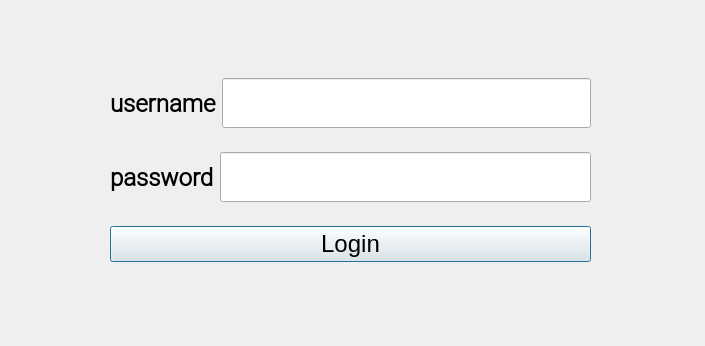
<?xml version="1.0" encoding="UTF-8"?>
<ui version="4.0">
 <class>Dialog</class>
 <widget class="QDialog" name="Dialog">
  <property name="geometry">
   <rect>
    <x>0</x>
    <y>0</y>
    <width>705</width>
    <height>346</height>
   </rect>
  </property>
  <property name="sizePolicy">
   <sizepolicy hsizetype="Fixed" vsizetype="Fixed">
    <horstretch>0</horstretch>
    <verstretch>0</verstretch>
   </sizepolicy>
  </property>
  <property name="windowTitle">
   <string>Login</string>
  </property>
  <property name="layoutDirection">
   <enum>Qt::LeftToRight</enum>
  </property>
  <widget class="QWidget" name="verticalLayoutWidget">
   <property name="geometry">
    <rect>
     <x>110</x>
     <y>60</y>
     <width>481</width>
     <height>221</height>
    </rect>
   </property>
   <layout class="QVBoxLayout" name="verticalLayout">
    <item>
     <layout class="QHBoxLayout" name="horizontalLayout">
      <item>
       <widget class="QLabel" name="label">
        <property name="font">
         <font>
          <family>Roboto Light</family>
          <pointsize>18</pointsize>
          <weight>75</weight>
          <bold>true</bold>
         </font>
        </property>
        <property name="text">
         <string>username</string>
        </property>
       </widget>
      </item>
      <item>
       <widget class="QLineEdit" name="lineEdit">
        <property name="sizePolicy">
         <sizepolicy hsizetype="Expanding" vsizetype="Fixed">
          <horstretch>0</horstretch>
          <verstretch>0</verstretch>
         </sizepolicy>
        </property>
        <property name="minimumSize">
         <size>
          <width>200</width>
          <height>50</height>
         </size>
        </property>
       </widget>
      </item>
     </layout>
    </item>
    <item>
     <layout class="QHBoxLayout" name="horizontalLayout_2">
      <item>
       <widget class="QLabel" name="label_2">
        <property name="font">
         <font>
          <family>Roboto Light</family>
          <pointsize>18</pointsize>
          <weight>75</weight>
          <bold>true</bold>
         </font>
        </property>
        <property name="text">
         <string>password</string>
        </property>
       </widget>
      </item>
      <item>
       <widget class="QLineEdit" name="lineEdit_2">
        <property name="sizePolicy">
         <sizepolicy hsizetype="Expanding" vsizetype="Fixed">
          <horstretch>0</horstretch>
          <verstretch>0</verstretch>
         </sizepolicy>
        </property>
        <property name="minimumSize">
         <size>
          <width>0</width>
          <height>50</height>
         </size>
        </property>
       </widget>
      </item>
     </layout>
    </item>
    <item>
     <widget class="QPushButton" name="pushButton">
      <property name="font">
       <font>
        <pointsize>18</pointsize>
       </font>
      </property>
      <property name="text">
       <string>Login</string>
      </property>
     </widget>
    </item>
   </layout>
  </widget>
 </widget>
 <resources/>
 <connections/>
</ui>
